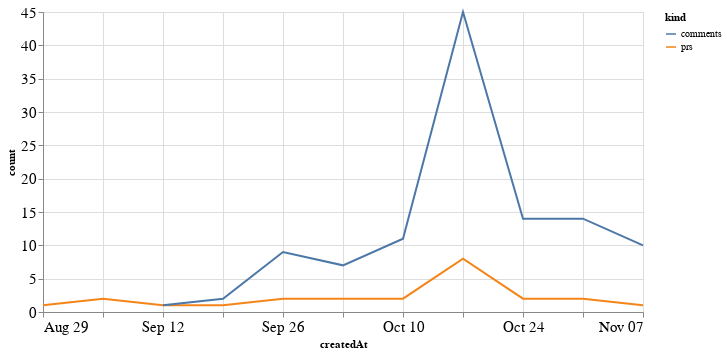

The notebook cell this image was saved under:
### Code cell
alt.Chart(total_time, width=600).mark_line().encode(
    x='createdAt',
    y='count',
    color='kind'
)

### Figure 1 — Vega-Lite specification as saved in the notebook (floating-point values rounded to 4 significant figures)
{"config": {"axisLeft": {"labelFontSize": 15}, "axisBottom": {"labelFontSize": 15}}, "data": {"name": "data-33e17c946d821669ab9225d7dc20a8dd"}, "mark": "line", "encoding": {"color": {"type": "nominal", "field": "kind"}, "x": {"type": "temporal", "field": "createdAt"}, "y": {"type": "quantitative", "field": "count"}}, "width": 600, "$schema": "https://vega.github.io/schema/vega-lite/v4.8.1.json", "datasets": {"data-33e17c946d821669ab9225d7dc20a8dd": [{"createdAt": "2021-08-29T00:00:00", "kind": "prs", "count": 1.0}, {"createdAt": "2021-09-05T00:00:00", "kind": "prs", "count": 2.0}, {"createdAt": "2021-09-12T00:00:00", "kind": "prs", "count": 1.0}, {"createdAt": "2021-09-19T00:00:00", "kind": "prs", "count": 1.0}, {"createdAt": "2021-09-26T00:00:00", "kind": "prs", "count": 2.0}, {"createdAt": "2021-10-03T00:00:00", "kind": "prs", "count": 2.0}, {"createdAt": "2021-10-10T00:00:00", "kind": "prs", "count": 2.0}, {"createdAt": "2021-10-17T00:00:00", "kind": "prs", "count": 8.0}, {"createdAt": "2021-10-24T00:00:00", "kind": "prs", "count": 2.0}, {"createdAt": "2021-10-31T00:00:00", "kind": "prs", "count": 2.0}, {"createdAt": "2021-11-07T00:00:00", "kind": "prs", "count": 1.0}, {"createdAt": "2021-08-29T00:00:00", "kind": "comments", "count": null}, {"createdAt": "2021-09-05T00:00:00", "kind": "comments", "count": null}, {"createdAt": "2021-09-12T00:00:00", "kind": "comments", "count": 1.0}, {"createdAt": "2021-09-19T00:00:00", "kind": "comments", "count": 2.0}, {"createdAt": "2021-09-26T00:00:00", "kind": "comments", "count": 9.0}, {"createdAt": "2021-10-03T00:00:00", "kind": "comments", "count": 7.0}, {"createdAt": "2021-10-10T00:00:00", "kind": "comments", "count": 11.0}, {"createdAt": "2021-10-17T00:00:00", "kind": "comments", "count": 45.0}, {"createdAt": "2021-10-24T00:00:00", "kind": "comments", "count": 14.0}, {"createdAt": "2021-10-31T00:00:00", "kind": "comments", "count": 14.0}, {"createdAt": "2021-11-07T00:00:00", "kind": "comments", "count": 10.0}]}}
